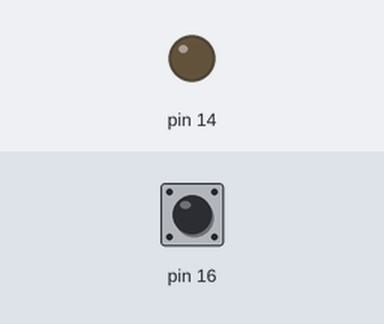
Recording of a sketch running on a simulated Arduino Uno, built for the host (arithmetic inside an expression is 32-bit, double 64-bit). On the bench: output pins drawn as LEDs (lit = HIGH). The inputs (shaded band) are chosen by the test bench; at power-on: pin 16 HIGH.

Above: at 1.2 s.
1.3 s: pin 16 pulled LOW for 0.15 s
Timing chart, 0 to 4.3 s (numbered marks = the images above; inputs shaded):
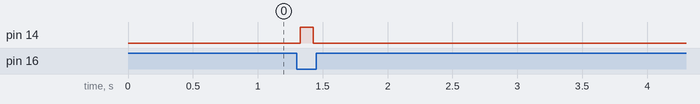

The sketch:

switch.ino
```cpp
#include <Bounce2.h>

#define BUTTON_PIN PIN_PC2
#define LED_PIN PIN_PC0

Bounce debouncer = Bounce();

void setup() {
   debouncer.attach(BUTTON_PIN, INPUT_PULLUP);
   debouncer.interval(25);
   pinMode(LED_PIN, OUTPUT);
   digitalWrite(LED_PIN, LOW);
}

void loop() {
   debouncer.update();
   if ( debouncer.fell() ) {
      digitalWrite(LED_PIN, HIGH);
      delay(100);
   }
   else
      digitalWrite(LED_PIN, LOW);

}
```

Measured:
- after the input at 1.3 s, pin 14: LOW → HIGH at once, → LOW 0.10 s later
